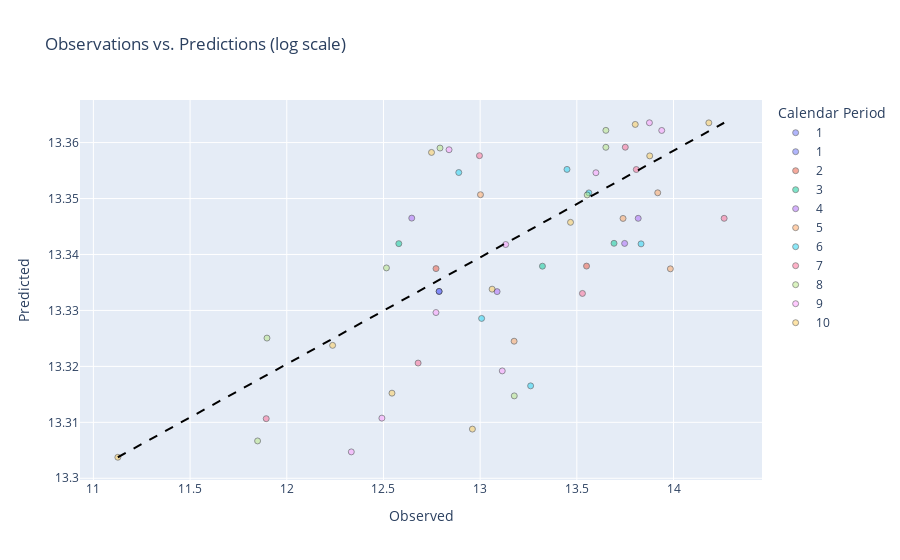

Write notebook code for a chart like this one.
### Code cell
r.tweedie.plot.obs_pred(log=True, color='cal')

### Figure 1 — Plotly figure (JSON) as saved in the notebook; plotly's stock layout.template omitted (floating-point values rounded to 4 significant figures)
{"data": [{"customdata": [[2001, 1, "1"]], "hovertemplate": "Calendar Period=%{customdata[2]}<br>Observed=%{x}<br>Predicted=%{y}<br>Accident Period=%{customdata[0]}<br>Development Period=%{customdata[1]}<extra></extra>", "legendgroup": "1", "marker": {"color": "#636efa", "line": {"color": "black", "width": 0.75}, "opacity": 0.5, "symbol": "circle"}, "mode": "markers", "name": "1", "orientation": "v", "showlegend": true, "type": "scatter", "x": [12.79], "xaxis": "x", "y": [13.33], "yaxis": "y"}, {"customdata": [[2002, 1, "2"], [2001, 2, "2"]], "hovertemplate": "Calendar Period=%{customdata[2]}<br>Observed=%{x}<br>Predicted=%{y}<br>Accident Period=%{customdata[0]}<br>Development Period=%{customdata[1]}<extra></extra>", "legendgroup": "2", "marker": {"color": "#EF553B", "line": {"color": "black", "width": 0.75}, "opacity": 0.5, "symbol": "circle"}, "mode": "markers", "name": "2", "orientation": "v", "showlegend": true, "type": "scatter", "x": [12.77, 13.55], "xaxis": "x", "y": [13.34, 13.34], "yaxis": "y"}, {"customdata": [[2003, 1, "3"], [2002, 2, "3"], [2001, 3, "3"]], "hovertemplate": "Calendar Period=%{customdata[2]}<br>Observed=%{x}<br>Predicted=%{y}<br>Accident Period=%{customdata[0]}<br>Development Period=%{customdata[1]}<extra></extra>", "legendgroup": "3", "marker": {"color": "#00cc96", "line": {"color": "black", "width": 0.75}, "opacity": 0.5, "symbol": "circle"}, "mode": "markers", "name": "3", "orientation": "v", "showlegend": true, "type": "scatter", "x": [12.58, 13.69, 13.32], "xaxis": "x", "y": [13.34, 13.34, 13.34], "yaxis": "y"}, {"customdata": [[2004, 1, "4"], [2003, 2, "4"], [2002, 3, "4"], [2001, 4, "4"]], "hovertemplate": "Calendar Period=%{customdata[2]}<br>Observed=%{x}<br>Predicted=%{y}<br>Accident Period=%{customdata[0]}<br>Development Period=%{customdata[1]}<extra></extra>", "legendgroup": "4", "marker": {"color": "#ab63fa", "line": {"color": "black", "width": 0.75}, "opacity": 0.5, "symbol": "circle"}, "mode": "markers", "name": "4", "orientation": "v", "showlegend": true, "type": "scatter", "x": [12.65, 13.82, 13.75, 13.09], "xaxis": "x", "y": [13.35, 13.35, 13.34, 13.33], "yaxis": "y"}, {"customdata": [[2005, 1, "5"], [2004, 2, "5"], [2003, 3, "5"], [2002, 4, "5"], [2001, 5, "5"]], "hovertemplate": "Calendar Period=%{customdata[2]}<br>Observed=%{x}<br>Predicted=%{y}<br>Accident Period=%{customdata[0]}<br>Development Period=%{customdata[1]}<extra></extra>", "legendgroup": "5", "marker": {"color": "#FFA15A", "line": {"color": "black", "width": 0.75}, "opacity": 0.5, "symbol": "circle"}, "mode": "markers", "name": "5", "orientation": "v", "showlegend": true, "type": "scatter", "x": [13.0, 13.92, 13.74, 13.98, 13.18], "xaxis": "x", "y": [13.35, 13.35, 13.35, 13.34, 13.32], "yaxis": "y"}, {"customdata": [[2006, 1, "6"], [2005, 2, "6"], [2004, 3, "6"], [2003, 4, "6"], [2002, 5, "6"], [2001, 6, "6"]], "hovertemplate": "Calendar Period=%{customdata[2]}<br>Observed=%{x}<br>Predicted=%{y}<br>Accident Period=%{customdata[0]}<br>Development Period=%{customdata[1]}<extra></extra>", "legendgroup": "6", "marker": {"color": "#19d3f3", "line": {"color": "black", "width": 0.75}, "opacity": 0.5, "symbol": "circle"}, "mode": "markers", "name": "6", "orientation": "v", "showlegend": true, "type": "scatter", "x": [12.89, 13.45, 13.56, 13.83, 13.01, 13.26], "xaxis": "x", "y": [13.35, 13.36, 13.35, 13.34, 13.33, 13.32], "yaxis": "y"}, {"customdata": [[2007, 1, "7"], [2006, 2, "7"], [2005, 3, "7"], [2004, 4, "7"], [2003, 5, "7"], [2002, 6, "7"], [2001, 7, "7"]], "hovertemplate": "Calendar Period=%{customdata[2]}<br>Observed=%{x}<br>Predicted=%{y}<br>Accident Period=%{customdata[0]}<br>Development Period=%{customdata[1]}<extra></extra>", "legendgroup": "7", "marker": {"color": "#FF6692", "line": {"color": "black", "width": 0.75}, "opacity": 0.5, "symbol": "circle"}, "mode": "markers", "name": "7", "orientation": "v", "showlegend": true, "type": "scatter", "x": [13.0, 13.75, 13.81, 14.26, 13.53, 12.68, 11.89], "xaxis": "x", "y": [13.36, 13.36, 13.36, 13.35, 13.33, 13.32, 13.31], "yaxis": "y"}, {"customdata": [[2008, 1, "8"], [2007, 2, "8"], [2006, 3, "8"], [2005, 4, "8"], [2004, 5, "8"], [2003, 6, "8"], [2002, 7, "8"], [2001, 8, "8"]], "hovertemplate": "Calendar Period=%{customdata[2]}<br>Observed=%{x}<br>Predicted=%{y}<br>Accident Period=%{customdata[0]}<br>Development Period=%{customdata[1]}<extra></extra>", "legendgroup": "8", "marker": {"color": "#B6E880", "line": {"color": "black", "width": 0.75}, "opacity": 0.5, "symbol": "circle"}, "mode": "markers", "name": "8", "orientation": "v", "showlegend": true, "type": "scatter", "x": [12.79, 13.65, 13.65, 13.55, 12.52, 11.9, 13.18, 11.85], "xaxis": "x", "y": [13.36, 13.36, 13.36, 13.35, 13.34, 13.33, 13.31, 13.31], "yaxis": "y"}, {"customdata": [[2009, 1, "9"], [2008, 2, "9"], [2007, 3, "9"], [2006, 4, "9"], [2005, 5, "9"], [2004, 6, "9"], [2003, 7, "9"], [2002, 8, "9"], [2001, 9, "9"]], "hovertemplate": "Calendar Period=%{customdata[2]}<br>Observed=%{x}<br>Predicted=%{y}<br>Accident Period=%{customdata[0]}<br>Development Period=%{customdata[1]}<extra></extra>", "legendgroup": "9", "marker": {"color": "#FF97FF", "line": {"color": "black", "width": 0.75}, "opacity": 0.5, "symbol": "circle"}, "mode": "markers", "name": "9", "orientation": "v", "showlegend": true, "type": "scatter", "x": [12.84, 13.88, 13.94, 13.6, 13.13, 12.77, 13.11, 12.49, 12.33], "xaxis": "x", "y": [13.36, 13.36, 13.36, 13.35, 13.34, 13.33, 13.32, 13.31, 13.3], "yaxis": "y"}, {"customdata": [[2010, 1, "10"], [2009, 2, "10"], [2008, 3, "10"], [2007, 4, "10"], [2006, 5, "10"], [2005, 6, "10"], [2004, 7, "10"], [2003, 8, "10"], [2002, 9, "10"], [2001, 10, "10"]], "hovertemplate": "Calendar Period=%{customdata[2]}<br>Observed=%{x}<br>Predicted=%{y}<br>Accident Period=%{customdata[0]}<br>Development Period=%{customdata[1]}<extra></extra>", "legendgroup": "10", "marker": {"color": "#FECB52", "line": {"color": "black", "width": 0.75}, "opacity": 0.5, "symbol": "circle"}, "mode": "markers", "name": "10", "orientation": "v", "showlegend": true, "type": "scatter", "x": [12.75, 13.8, 14.18, 13.88, 13.47, 13.06, 12.24, 12.54, 12.96, 11.13], "xaxis": "x", "y": [13.36, 13.36, 13.36, 13.36, 13.35, 13.33, 13.32, 13.32, 13.31, 13.3], "yaxis": "y"}, {"customdata": [[2001, 1, "1"]], "hovertemplate": "Calendar Period=%{customdata[2]}<br>Observed=%{x}<br>Predicted=%{y}<br>Accident Period=%{customdata[0]}<br>Development Period=%{customdata[1]}<extra></extra>", "legendgroup": "1", "marker": {"color": "#636efa", "line": {"color": "black", "width": 0.75}, "opacity": 0.5, "symbol": "circle"}, "mode": "markers", "name": "1", "orientation": "v", "showlegend": true, "type": "scatter", "x": [12.79], "xaxis": "x", "y": [13.33], "yaxis": "y"}], "layout": {"legend": {"title": {"text": "Calendar Period"}, "tracegroupgap": 0}, "shapes": [{"line": {"color": "black", "dash": "dash"}, "type": "line", "x0": 11.13, "x1": 14.26, "y0": 13.3, "y1": 13.36}], "title": {"text": "Observations vs. Predictions (log scale)"}, "xaxis": {"anchor": "y", "domain": [0, 1], "title": {"text": "Observed"}}, "yaxis": {"anchor": "x", "domain": [0, 1], "title": {"text": "Predicted"}}}}
